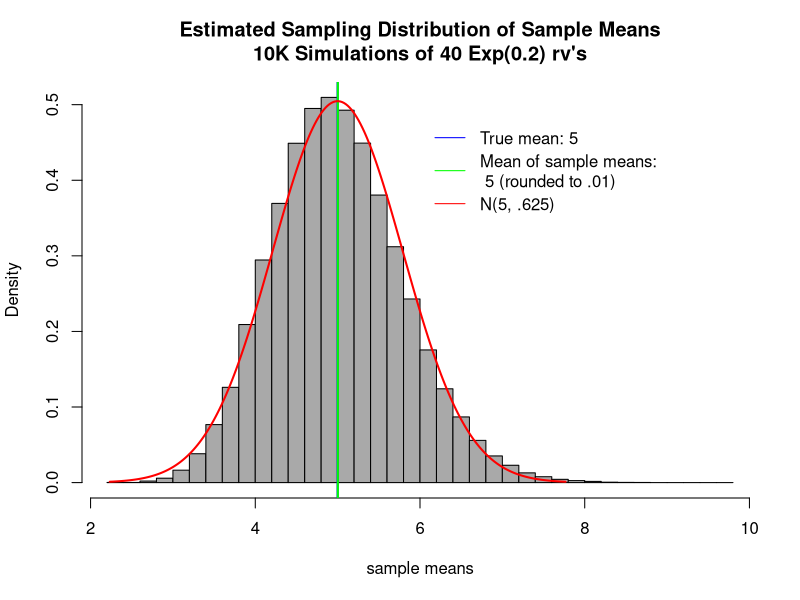

Source code (R): (Note: this script raises an error after producing the figure.)
################################################
#Introduction to Statistical Inference - Project
#Author : David Schonberger
#Created: 8/22/2014
################################################

########################################################################
#Part I:
#Illustrate via simulation and associated explantory text the properties
#of the distribution of the mean of 40 exponential(0.2) random variables.
########################################################################

nosim <- 100000 #trials
n <- 40 #samples per trial
lambda <- 0.2
data <- matrix(rexp(nosim * n, lambda), nosim)
sample_means <- apply(data, 1, mean)
true_mean <- 1/lambda
estimated_mean <- mean(sample_means)
true_sd <- 1/(lambda * sqrt(n)) #about 0.791 when n = 40
estimated_sd <- sd(sample_means)

hist(sample_means, freq = F, col = colors()[82], breaks = 30, xlab = "sample means", main = "Estimated Sampling Distribution of Sample Means\n10K Simulations of 40 Exp(0.2) rv's")
abline(v = true_mean, col = "blue", lwd = 2)
abline(v = estimated_mean, col = "green", lwd = 2)
str1 <- paste(c("Mean of sample means:\n", as.character(round(estimated_mean,2)), "(rounded to .01)"), collapse = " ")
legend(6,.5, bty = "n", lty = "solid", col = c("blue", "green", "red"), legend = c("True mean: 5", str1, "N(5, .625)" ))
xvals <- seq(true_mean - 3.5 * true_sd , true_mean + 3.5 * true_sd , length = 250)
yvals <- dnorm(xvals, mean = true_mean, sd = true_sd)
lines(xvals, yvals, lwd = 2, col = "red")

#95% CI coverage
sample_sds <- apply(data, 1, sd)
CIs_sample_means <- matrix(c(sample_means - qnorm(.975) * sample_sds / sqrt(n), sample_means + qnorm(.975) * sample_sds / sqrt(n)), nrow = nosim) 
head(CIs_sample_means)
res <- apply(CIs_sample_means, 1, function(x) 5 >= x[1] & 5 <= x[2] )
length(res[res == T])/nosim #percent coverage for all trials


###############################
#Part II:
#Analyzing ToothGrowth data set
###############################

#http://stat.ethz.ch/R-manual/R-devel/library/datasets/html/ToothGrowth.html
#Content of data set: 
#The Effect of Vitamin C on tooth growth in guinea pigs. 
#60 obs of 3 vars: 10 guinea pigs at each of three dose levels delivered in
#two ways: orange juice and ascorbic acid
#
#1. len - numeric tooth length
#2. supp - supplement type VC or OJ
#3. dose - numeric does in mg
data(ToothGrowth)
summary(ToothGrowth)
names(ToothGrowth)

vc_halfmg <- ToothGrowth[1:10,1]
oj_halfmg <- ToothGrowth[31:40,1]
diff_halfmg <- vc_halfmg - oj_halfmg

vc_onemg <- ToothGrowth[11:20,1]
oj_onemg <- ToothGrowth[41:50,1]
diff_onemg <- vc_onemg - oj_onemg

vc_twomg <- ToothGrowth[21:30,1]
oj_twomg <- ToothGrowth[51:60,1]
diff_twomg <- vc_twomg - oj_twomg

#From the plot, it appears there may be a difference in tooth growth vs supp type for dose = 0.5 and dose = 1
#but probably no difference when dose = 2
ggplot(ToothGrowth, aes(supp, len)) + geom_boxplot() + facet_grid(. ~ dose) + labs(y = "length") +
labs(x = "supplement type") + labs(title = "Tooth growth in guinea pigs\nLength v. type of supplement; broken out by dosage amount")

#1. Assuming data ordered, i.e. the same 10 guinea pigs in same order in each of the six combinations of supp type and dose

#2. Also assuming a washout period between treatments.

#3. Since the samples are small, we use a t-distribution rather than a z-dist for our model.

#Thus we do a paired data hypothesis test/CI for mean diff in length for the two treatments.
#With three distinct doses we do three such paired tests/CIs.


CI_halfmg <- t.test(diff_halfmg)$conf
pval_halfmg <- t.test(diff_halfmg)$p.value

CI_onemg <- t.test(diff_onemg)$conf
pval_onemg <- t.test(diff_onemg)$p.value

CI_twomg <- t.test(diff_twomg)$conf
pval_twomg <- t.test(diff_twomg)$p.value


CI_halfmg <- t.test(diff_halfmg, alternative = "less")$conf
pval_halfmg <- t.test(diff_halfmg,alternative = "less")$p.value
